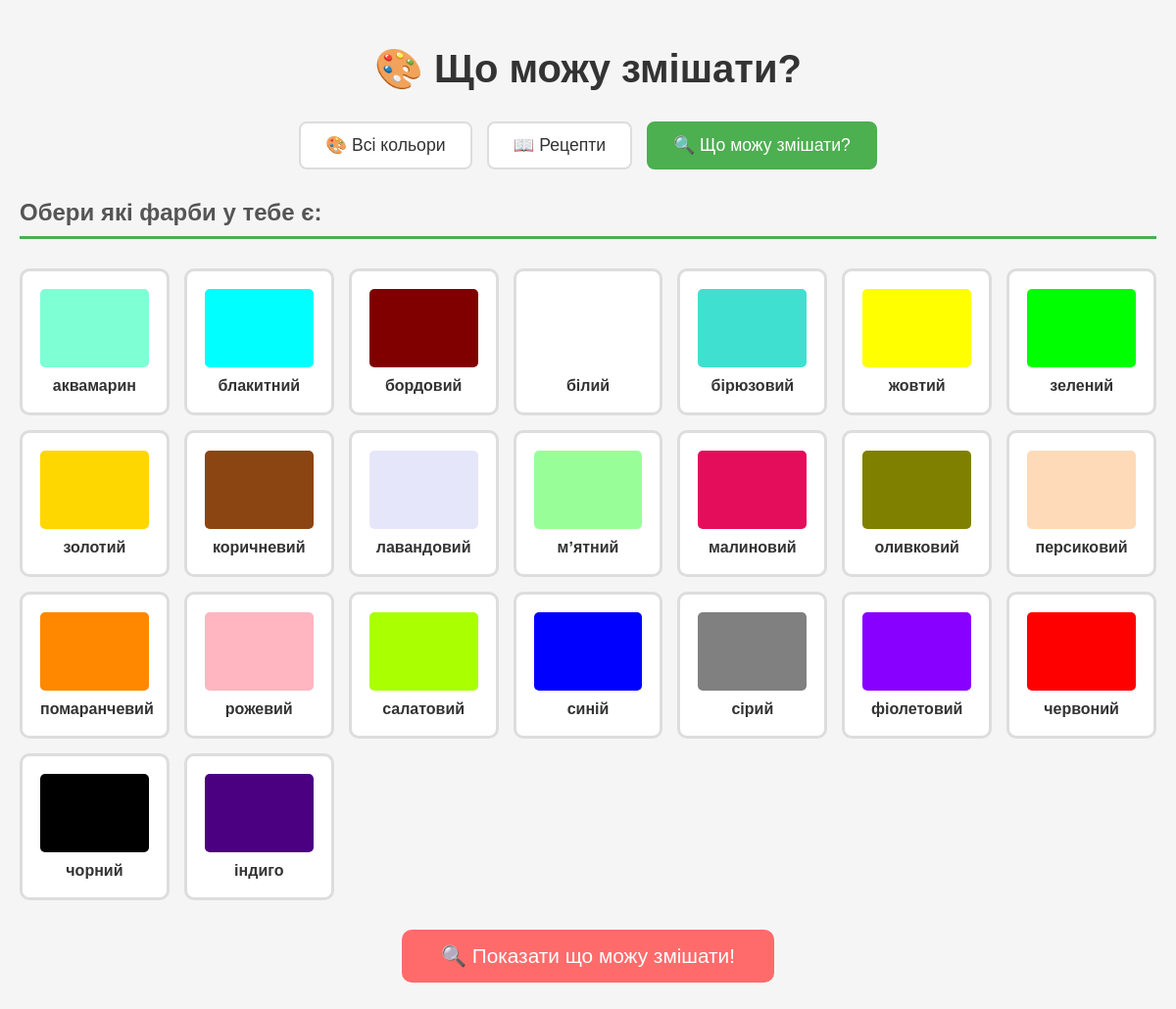
Before: /colors/mix/ with the older database file.
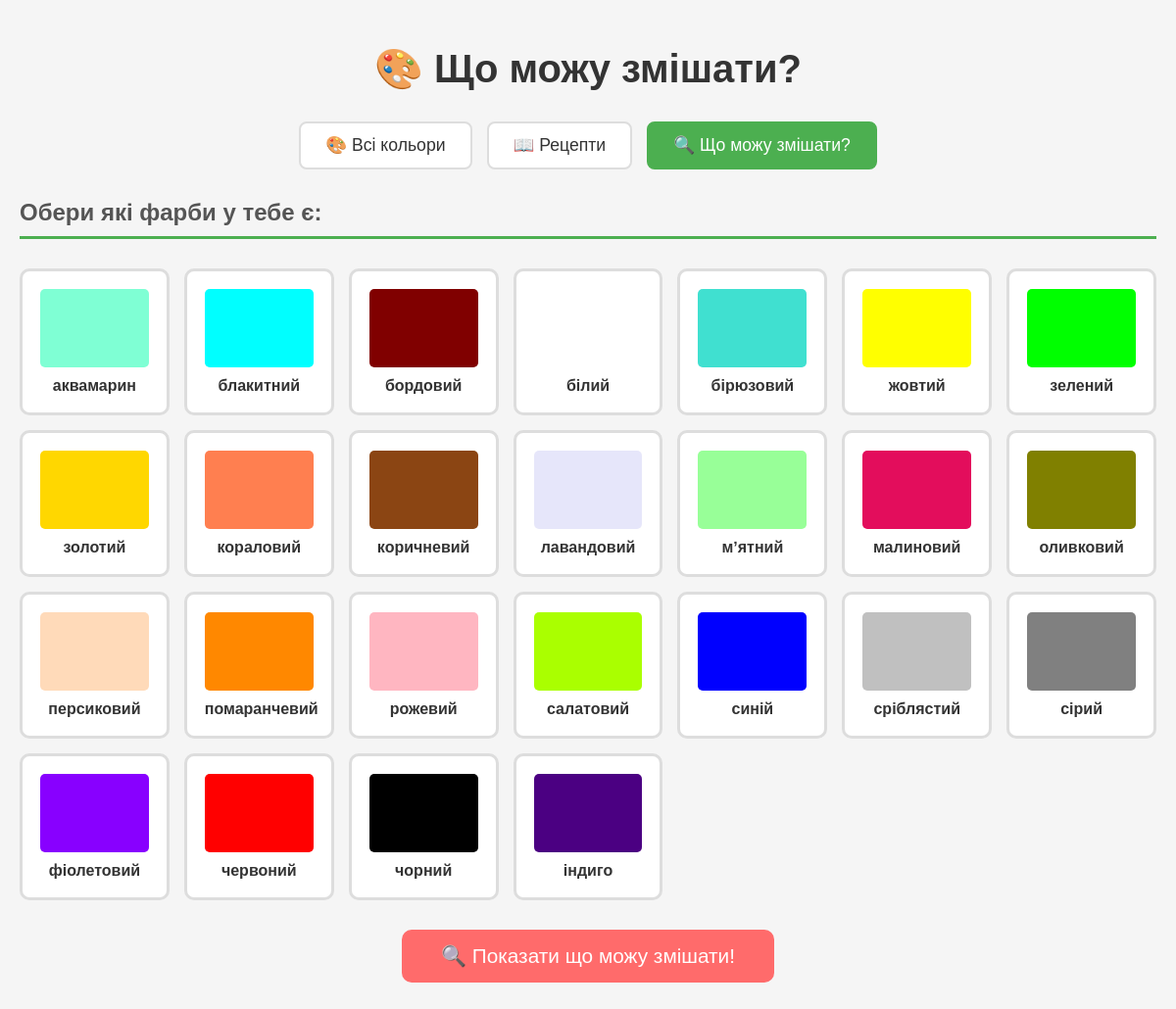
After: the same page with the newer database file.
### colors/models.py (models this page shows, shortened)
class Color(models.Model):
    name = models.CharField(max_length=50, unique=True, verbose_name="Назва")
    code = models.CharField(max_length=20, unique=True, verbose_name="Код")
    is_primary = models.BooleanField(default=False, verbose_name="Первинний")
    color = ColorField(default='#FFFFFF', verbose_name="Колір НЕХ")
    class Meta:
        verbose_name = "Колір"
        verbose_name_plural = "Кольори"
        ordering = ['name']

### colors/views.py (the view, shortened to what this page needs)
# urls.py: path("mix/", views.what_can_i_mix, name="what_can_i_mix"),
def what_can_i_mix(request):
    all_colors = Color.objects.all().order_by("name")
    possible_recipes = []
    selected_colors = []
    return render(request, "colors/what_can_i_mix.html", {
        "all_colors": all_colors,
        "selected_colors": selected_colors,
        "possible_recipes": possible_recipes
    })

### colors/templates/colors/what_can_i_mix.html (shortened to what this page needs)
<!DOCTYPE html>
<html lang="uk">
<head>
</head>
<body>
    <h1>🎨 Що можу змішати?</h1>
<nav class="main-nav">
    <a href="{% url 'color_list' %}" class="nav-item">
        🎨 Всі кольори
    </a>
    <a href="{% url 'recipe_list' %}" class="nav-item">
        📖 Рецепти
    </a>
    <a href="{% url 'what_can_i_mix' %}" class="nav-item active">
        🔍 Що можу змішати?
    </a>
</nav>
    <h2>Обери які фарби у тебе є:</h2>
    <form method="POST">
        <div class="color-selection">
            {% for color in all_colors %}
                <div class="color-checkbox">
                    <label for="color_{{ color.id }}">
                        <div class="color-mini-square" style="background-color: {{ color.color }};"></div>
                        <div class="color-checkbox-name">{{ color.name }}</div>
                    </label>
                </div>
            {% endfor %}
        </div>
        <button type="submit" class="submit-btn">🔍 Показати що можу змішати!</button>
    </form>
</body>
</html>

Changed rows visible on the page:
added Color: name "кораловий"
added Color: name "сріблястий"
